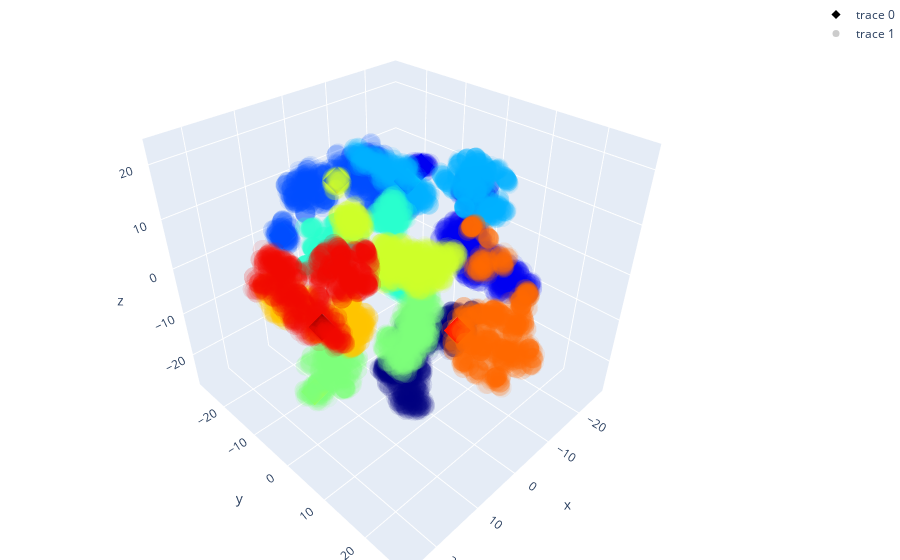

The code cell stored with this chart in its notebook:
### Markdown cell above
## Ground Truth

### Code cell
colors_true = plt.cm.jet(np.linspace(0, 1, len(standardSets)))
color_map_true = dict(zip(range(max_len), colors))   # 0=red, 1=blue, 2=green, 3=yellow, 4=purple, 5=lightblue, 6=lightgreen, 7=lightyellow, 8=lightpurple
# marker colors for each point with the same color as the cluster it belongs to in the original data
marker_colors_true = [color_map_true[label] for label in actualRefStandardIds]


# Create a trace for each type (centroids data)
traceStandard_true = go.Scatter3d(
    x=completeSetTSNE[len(actualSets):,0],
    y=completeSetTSNE[len(actualSets):,1],
    z=completeSetTSNE[len(actualSets):,2],
    mode='markers',
    marker=dict(
        size=7,
        color=colors_true,                # set color to an array/list of desired values
        opacity=1,
        symbol='diamond'
    )
)

# Create a trace for each type (centroids data)
traceActual_true = go.Scatter3d(
    x=completeSetTSNE[:len(actualSets),0],
    y=completeSetTSNE[:len(actualSets),1],
    z=completeSetTSNE[:len(actualSets),2],
    mode='markers',
    marker=dict(
        size=7,
        color=marker_colors_true,                # set color to an array/list of desired values
        opacity=0.1,
        symbol='circle'
    )
)

# Plot
data = [traceStandard_true, traceActual_true]

layout = go.Layout(
    margin=dict(
        l=0,
        r=0,
        b=0,
        t=0
    )
)

fig = go.Figure(data=data, layout=layout)
fig.show()

### Figure 1 — Plotly figure (JSON) as saved in the notebook; plotly's stock layout.template omitted (floating-point values rounded to 4 significant figures; data arrays with more than 128 entries replaced by an {"elided": "..."} marker saying what was removed)
{"data": [{"marker": {"color": [[0, 0, 0.5, 1], [0, 0, 0.9991, 1], [0, 0.3784, 1, 1], [0, 0.8333, 1, 1], [0.3004, 1, 0.6673, 1], [0.6673, 1, 0.3004, 1], [1, 0.9012, 0, 1], [1, 0.48, 0, 1], [0.9991, 0.07335, 0, 1], [0.5, 0, 0, 1]], "opacity": 1, "size": 7, "symbol": "diamond"}, "mode": "markers", "type": "scatter3d", "x": [-1.119, -18.37, 7.412, -9.198, -11.79, 19.35, -5.5, 0.08295, -0.4685, 22.16], "y": [-2.627, -11.67, -22.51, -6.448, -7.629, -0.211, -21.5, -13.6, 13.96, 7.188], "z": [-25.19, 10.09, 1.254, 12.23, -10.62, -15.06, 8.326, -18.55, -4.88, 4.967]}, {"marker": {"color": {"elided": "10000x4 float values"}, "opacity": 0.1, "size": 7, "symbol": "circle"}, "mode": "markers", "type": "scatter3d", "x": {"elided": "10000 float values"}, "y": {"elided": "10000 float values"}, "z": {"elided": "10000 float values"}}], "layout": {"margin": {"b": 0, "l": 0, "r": 0, "t": 0}}}
